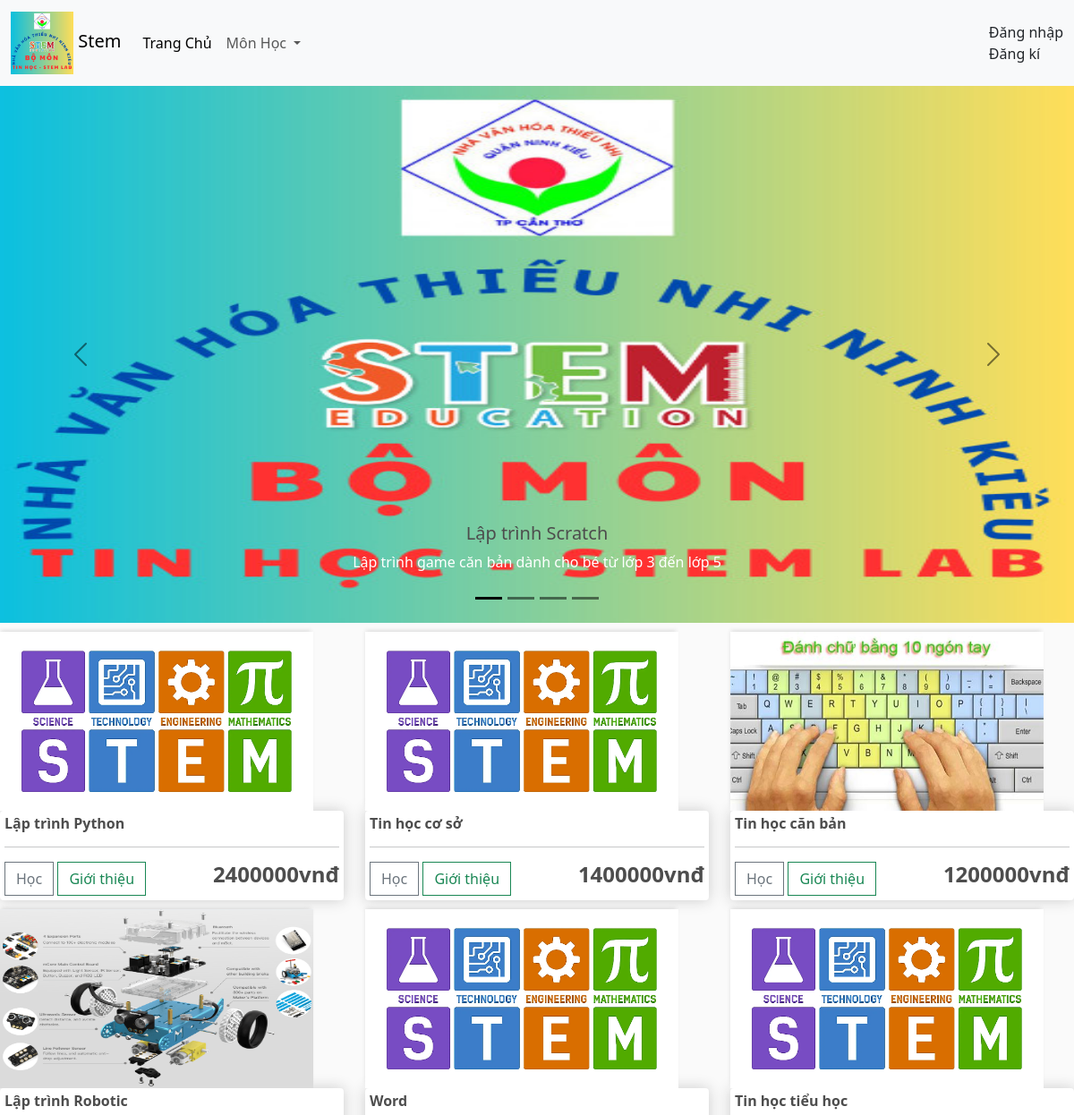
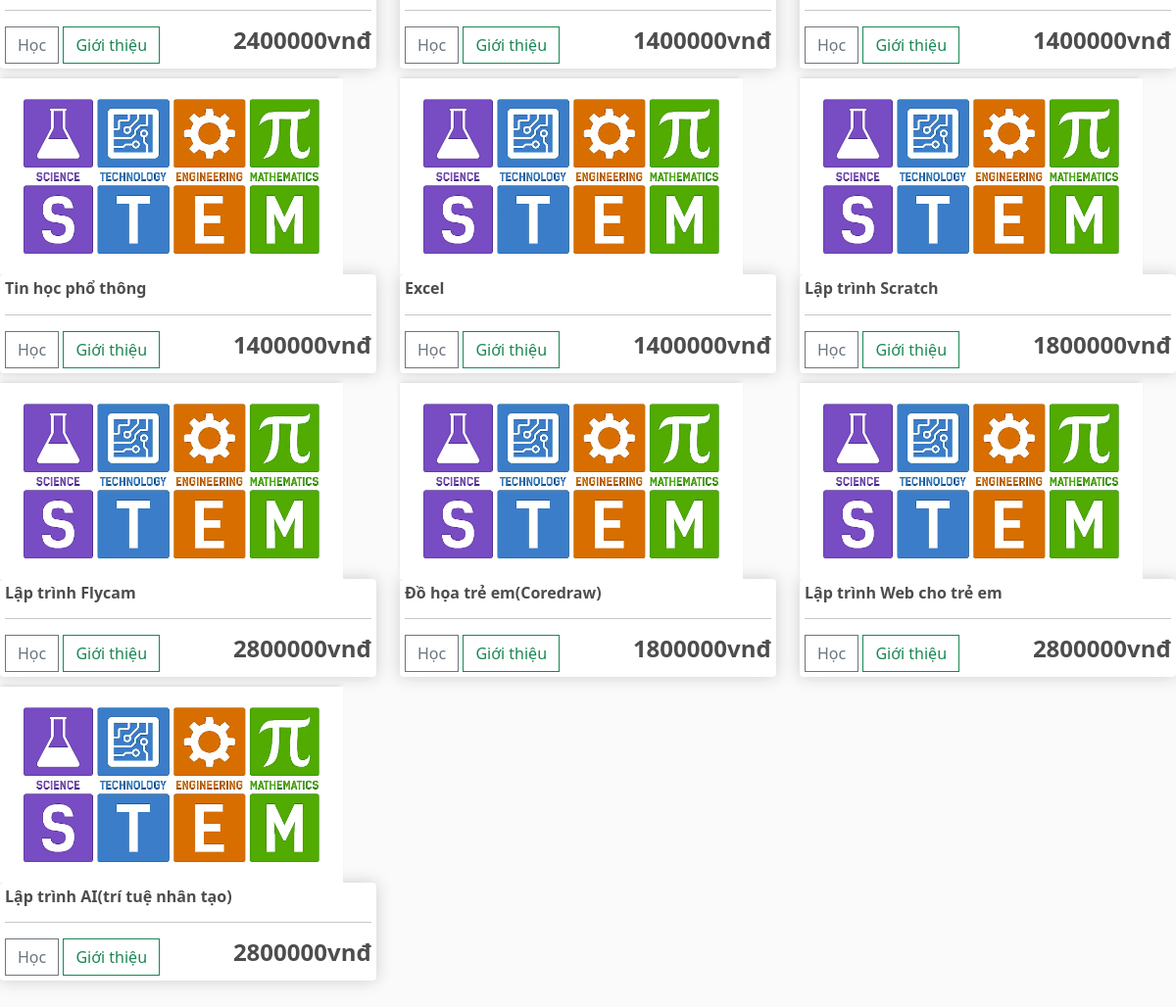
The page / on the database its author committed (2 pictures, top to bottom).
### app/models.py (models this page shows, shortened)
class Subject(models.Model):
    category = models.ManyToManyField(Category, related_name='subject')
    name = models.CharField(max_length=200,null=True)
    price = models.FloatField()
    develop = models.BooleanField(default=False,null=True,blank=False)
    image = models.ImageField(null=True, blank=True)
    description = models.TextField(null=True, blank=True)
    content = models.TextField(null=True, blank=True)
    lessons = models.ManyToManyField('Lesson', through='LessonDetail')
    @property
    def ImageURL(self):
        try:
            url = self.image.url
        except:
            url = ''
        return url

### app/views.py (the view)
# urls.py: 2. Add a URL to urlpatterns:  path('', views.home, name='home')
def home(request):
    if request.user.is_authenticated:
        user_not_login = 'hidden'
        user_login = 'show'
    else:
        user_not_login = 'show'
        user_login = 'hidden'
    categories = Category.objects.filter(is_sub = False)
    classes = ClassName.objects.filter(is_sub = False)
    subjects = Subject.objects.all()
    context= {'user': request.user,'subjects': subjects,'user_not_login':user_not_login,'user_login':user_login,'categories':categories,'classes':classes}
    return render(request,'app/home.html',context)

### app/templates/app/home.html (shortened to what this page needs)
{% extends 'app/base.html' %}
{% load static  %}
{% block banner_slider %}
<div id="carouselExampleDark" class="carousel carousel-dark slide">
    <div class="carousel-indicators">
      <button type="button" data-bs-target="#carouselExampleDark" data-bs-slide-to="0" class="active" aria-current="true" aria-label="Slide 1"></button>
      <button type="button" data-bs-target="#carouselExampleDark" data-bs-slide-to="1" aria-label="Slide 2"></button>
      <button type="button" data-bs-target="#carouselExampleDark" data-bs-slide-to="2" aria-label="Slide 3"></button>
      <button type="button" data-bs-target="#carouselExampleDark" data-bs-slide-to="3" aria-label="Slide 4"></button>
    </div>
    <div class="carousel-inner">
      <div class="carousel-item active" data-bs-interval="10000">
        <img src="{% static 'app/images/logo.jpg' %}" class="d-block w-100" alt="Lập trình Scratch" height='600'>
        <div class="carousel-caption d-none d-md-block bg-sucess text-white">
          <h5>Lập trình Scratch</h5>
          <p>Lập trình game căn bản dành cho bé từ lớp 3 đến lớp 5</p>
        </div>
      </div>
    </div>
    <button class="carousel-control-prev" type="button" data-bs-target="#carouselExampleDark" data-bs-slide="prev">
      <span class="carousel-control-prev-icon" aria-hidden="true"></span>
    </button>
    <button class="carousel-control-next" type="button" data-bs-target="#carouselExampleDark" data-bs-slide="next">
      <span class="carousel-control-next-icon" aria-hidden="true"></span>
    </button>
  </div>
{% endblock banner_slider %}
{% block main-content %}
<div class="row" style="width=100%">
  {% for subject in subjects %}
 <div class="col-lg-4">
    <img class="thumbnail" src="{{subject.ImageURL}}" width='400'>
    <div class="box-element subject">
        <h6><strong>{{subject.name}}</strong></h6>
        <hr>
        <a class="btn btn-outline-secondary add-btn" href="{% url 'learn_subject' subject_id=subject.id %}">Học</a>
        <a class="btn btn-outline-success" href="{% url 'subject_detail' subject_id=subject.id %}">Giới thiệu</a>
        <h4 style="display: inline-block; float: right"><strong>{{subject.price | floatformat:0}}vnđ</strong></h4>
    </div>
 </div>
 {% endfor %}
</div>
<br/><br/>
{% endblock main-content %}

### app/templates/app/base.html (shortened to what this page needs)
{% load static %}
<!DOCTYPE html>
<html>
    <head>
        <link href="https://cdn.jsdelivr.net/npm/bootstrap@5.3.0/dist/css/bootstrap.min.css" rel="stylesheet">
        <link href-"{%static 'app/css/style.min.css'%}" rel="stylesheet" />
        <link href-"{%static 'app/css/owl.carousel.min.css'%}" rel="stylesheet" />
        <link href-"{%static 'app/css/all.min.css'%}" rel="stylesheet" />
        <link rel="stylesheet" type="text/css" href="{% static 'app/css/main.css' %}" />
        <link rel="stylesheet" href="">
    </head>
    <body>
        <nav class="navbar navbar-expand-lg bg-body-tertiary">
            <div class="container-fluid">
              <a class="navbar-brand" href="{% url 'home' %}">
                <img src="{% static 'app/images/logo.jpg' %}" width="70" height="70" />
                Stem</a>
              <div class="collapse navbar-collapse" id="navbarSupportedContent">
                <ul class="navbar-nav me-auto mb-2 mb-lg-0">
                  <li class="nav-item">
                    <a class="nav-link active" aria-current="page" href="{% url 'home' %}">Trang Chủ</a>
                  </li>
                  <li class="nav-item dropdown">
                    <a class="nav-link dropdown-toggle" href="#" role="button" data-bs-toggle="dropdown" aria-expanded="false">
                      Môn Học
                    </a>
                  </li>
                </ul>
                  {% if user.is_authenticated %}
                  <div class="form-inline my-2 my-lg-0" style="visibility: {{user_login}}">
                  <span>Xin chào! {{request.user}}</span>
                  <span><a href={% url "logout" %}>Thoát</a></span>
                </div>
              </div>
              {% else %}
              <div class="form-inline my-2 my-lg-0" style="visibility: {{user_not_login}}">
                  <a class="nav-link" href="{% url 'login' %}">Đăng nhập</a>
                  <a class="nav-link" href="{% url 'register' %}">Đăng kí</a>
              </div>
              {% endif %}
            </div>
          </nav>
          {% block banner_slider %}{% endblock banner_slider %}
          {% block main-content %}{% endblock main-content %}
    </body>
</html>

### app/static/app/css/main.css (style rules this page uses)
body { background-color: hsl(0, 0%, 98%); }
h1,h2,h3,h4,h5,h6 { color:hsl(0, 0%, 30%); }
.box-element { box-shadow:hsl(0, 0%, 80%) 0 0 16px; background-color: #fff; border-radius: 4px; padding: 5px; }
.thumbnail { width: 350px; height:200px; -webkit-box-shadow: -1px -3px 5px -2px rgba(214,214,214,1); -moz-box-shadow: -1px -3px 5px -2px rgba(214,214,214,1); box-shadow: -1px -3px 5px -2px rgba(214,214,214,1); }
.col-lg-3, .col-lg-4, .col-lg-6, .col-lg-8, .col-lg-12 { margin-top: 10px; }
.btn { border-radius: 0; }

### rows shown on the page
Subject: ImageURL (picture), name "Lập trình Python", price "2400000"
Subject: ImageURL (picture), name "Tin học cơ sở", price "1400000"
Subject: ImageURL (picture), name "Tin học căn bản", price "1200000"
Subject: ImageURL (picture), name "Lập trình Robotic", price "2400000"
Subject: ImageURL (picture), name "Word", price "1400000"
Subject: ImageURL (picture), name "Tin học tiểu học", price "1400000"
Subject: ImageURL (picture), name "Tin học phổ thông", price "1400000"
Subject: ImageURL (picture), name "Excel", price "1400000"
Subject: ImageURL (picture), name "Lập trình Scratch", price "1800000"
Subject: ImageURL (picture), name "Lập trình Flycam", price "2800000"
Subject: ImageURL (picture), name "Đồ họa trẻ em(Coredraw)", price "1800000"
Subject: ImageURL (picture), name "Lập trình Web cho trẻ em", price "2800000"
Subject: ImageURL (picture), name "Lập trình AI(trí tuệ nhân tạo)", price "2800000"
